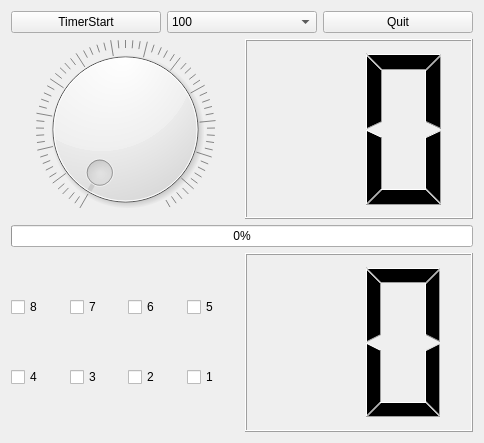
<?xml version="1.0" encoding="UTF-8"?>
<ui version="4.0">
 <class>Tab1DevControl</class>
 <widget class="QWidget" name="Tab1DevControl">
  <property name="geometry">
   <rect>
    <x>0</x>
    <y>0</y>
    <width>484</width>
    <height>443</height>
   </rect>
  </property>
  <property name="windowTitle">
   <string>Form</string>
  </property>
  <layout class="QVBoxLayout" name="verticalLayout" stretch="1,4,1,4">
   <item>
    <layout class="QHBoxLayout" name="horizontalLayout">
     <item>
      <widget class="QPushButton" name="pPBtimerStart">
       <property name="text">
        <string>TimerStart</string>
       </property>
       <property name="checkable">
        <bool>true</bool>
       </property>
       <property name="checked">
        <bool>false</bool>
       </property>
      </widget>
     </item>
     <item>
      <widget class="QComboBox" name="pCBtimerValue">
       <item>
        <property name="text">
         <string>100</string>
        </property>
       </item>
       <item>
        <property name="text">
         <string>200</string>
        </property>
       </item>
       <item>
        <property name="text">
         <string>500</string>
        </property>
       </item>
       <item>
        <property name="text">
         <string>1000</string>
        </property>
       </item>
       <item>
        <property name="text">
         <string>2000</string>
        </property>
       </item>
      </widget>
     </item>
     <item>
      <widget class="QPushButton" name="pPBappQuit">
       <property name="text">
        <string>Quit</string>
       </property>
      </widget>
     </item>
    </layout>
   </item>
   <item>
    <layout class="QHBoxLayout" name="horizontalLayout_2">
     <item>
      <widget class="QDial" name="pDialLed">
       <property name="maximum">
        <number>255</number>
       </property>
       <property name="tracking">
        <bool>true</bool>
       </property>
       <property name="wrapping">
        <bool>false</bool>
       </property>
       <property name="notchesVisible">
        <bool>true</bool>
       </property>
      </widget>
     </item>
     <item>
      <widget class="QLCDNumber" name="pLcdNumberLed">
       <property name="digitCount">
        <number>2</number>
       </property>
       <property name="mode">
        <enum>QLCDNumber::Hex</enum>
       </property>
       <property name="segmentStyle">
        <enum>QLCDNumber::Filled</enum>
       </property>
      </widget>
     </item>
    </layout>
   </item>
   <item>
    <layout class="QHBoxLayout" name="horizontalLayout_3">
     <item>
      <widget class="QProgressBar" name="pProgressBarLed">
       <property name="maximum">
        <number>99</number>
       </property>
       <property name="value">
        <number>0</number>
       </property>
      </widget>
     </item>
    </layout>
   </item>
   <item>
    <layout class="QHBoxLayout" name="horizontalLayout_4">
     <item>
      <layout class="QGridLayout" name="pGRkey">
       <item row="2" column="1">
        <widget class="QCheckBox" name="pCBkey3">
         <property name="text">
          <string>3</string>
         </property>
         <property name="tristate">
          <bool>false</bool>
         </property>
        </widget>
       </item>
       <item row="2" column="3">
        <widget class="QCheckBox" name="pCBkey1">
         <property name="text">
          <string>1</string>
         </property>
         <property name="tristate">
          <bool>false</bool>
         </property>
        </widget>
       </item>
       <item row="0" column="1">
        <widget class="QCheckBox" name="pCBkey7">
         <property name="text">
          <string>7</string>
         </property>
         <property name="tristate">
          <bool>false</bool>
         </property>
        </widget>
       </item>
       <item row="0" column="0">
        <widget class="QCheckBox" name="pCBkey8">
         <property name="text">
          <string>8</string>
         </property>
         <property name="tristate">
          <bool>false</bool>
         </property>
        </widget>
       </item>
       <item row="2" column="2">
        <widget class="QCheckBox" name="pCBkey2">
         <property name="text">
          <string>2</string>
         </property>
         <property name="tristate">
          <bool>false</bool>
         </property>
        </widget>
       </item>
       <item row="0" column="2">
        <widget class="QCheckBox" name="pCBkey6">
         <property name="text">
          <string>6</string>
         </property>
         <property name="tristate">
          <bool>false</bool>
         </property>
        </widget>
       </item>
       <item row="2" column="0">
        <widget class="QCheckBox" name="pCBkey4">
         <property name="text">
          <string>4</string>
         </property>
         <property name="tristate">
          <bool>false</bool>
         </property>
        </widget>
       </item>
       <item row="0" column="3">
        <widget class="QCheckBox" name="pCBkey5">
         <property name="text">
          <string>5</string>
         </property>
         <property name="tristate">
          <bool>false</bool>
         </property>
        </widget>
       </item>
      </layout>
     </item>
     <item>
      <widget class="QLCDNumber" name="pLcdNumberKey">
       <property name="digitCount">
        <number>2</number>
       </property>
       <property name="mode">
        <enum>QLCDNumber::Hex</enum>
       </property>
      </widget>
     </item>
    </layout>
   </item>
  </layout>
 </widget>
 <resources/>
 <connections/>
</ui>
